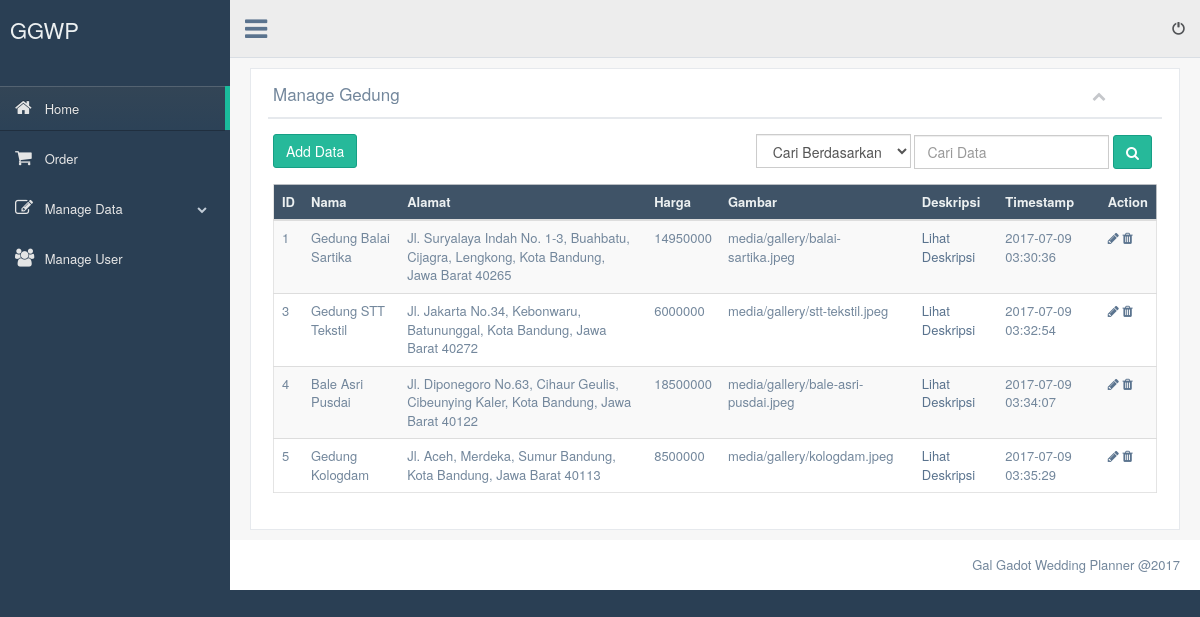
/admin/index.php?menu=gedung (signed in), run on an earlier commit of the app's database.
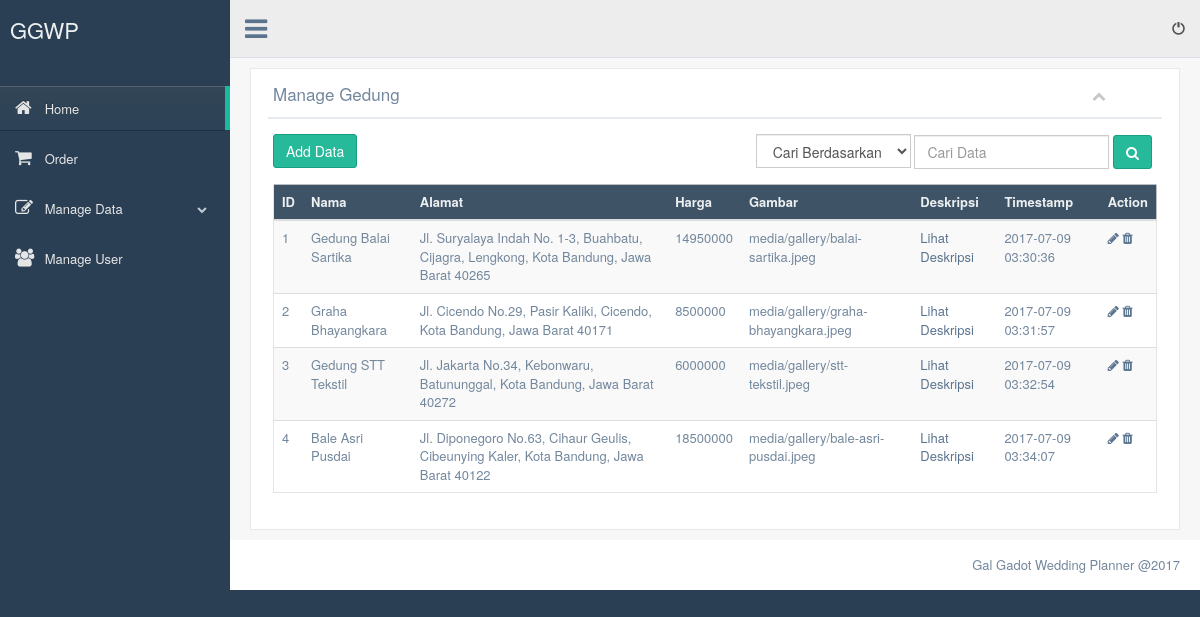
And on a later commit of the database.
### tables this page shows
CREATE TABLE `gedung` (
  `id` int(11) NOT NULL,
  `name` varchar(255) NOT NULL,
  `price` int(11) NOT NULL,
  `image` varchar(255) NOT NULL,
  `address` varchar(255) NOT NULL,
  `description` text NOT NULL,
  `create_date` timestamp NOT NULL DEFAULT CURRENT_TIMESTAMP ON UPDATE CURRENT_TIMESTAMP
);

### admin/gedung.php (the view, shortened to what this page needs)
<div class="row">
  <div class="col-md-12 col-sm-12 col-xs-12">
    <div class="x_panel">
      <div class="x_title">
        <h2>Manage Gedung</h2>
        <ul class="nav navbar-right panel_toolbox">
          <li><a class="collapse-link"><i class="fa fa-chevron-up"></i></a></li>
        </ul>
        <div class="clearfix"></div>
      </div>
      <div class="x_content">
        <div class="row">
          <div class="col-md-3 col-xs-12">
            <p><a href="#" class="btn btn-success" data-target="#ModalAdd" data-toggle="modal">Add Data</a></p>
          </div>
          <div class="col-md-9 col-xs-12">
            <form action="pencarian.php" name="modal_popup" enctype="multipart/form-data" method="POST">
              <ul class="searchtool">
              <li>
                <select name="searchby" class="form-control">
                  <option value="-">Cari Berdasarkan</option>
                </select>
              </li>
              <li>
                <input type="text" name="search"  class="form-control" placeholder="Cari Data" required/>
              </li>
              <li>
                <button class="btn btn-success" type="submit">
                    <i class="fa fa-search" aria-hidden="true"></i>
                </button>
              </li>
              </ul>
            </form>
          </div>
        </div>
        <div class="table-responsive">
          <table class="table table-striped jambo_table bulk_action">
            <thead>
              <tr class="headings">
                <th class="column-title">ID</th>
                <th class="column-title">Nama</th>
                <th class="column-title">Alamat</th>
                <th class="column-title">Harga</th>
                <th class="column-title">Gambar</th>
                <th class="column-title">Deskripsi</th>
                <th class="column-title">Timestamp</th>
                <th class="column-title no-link last"><span class="nobr">Action</span></th>
              </tr>
            </thead>
            <tbody>
              <?php
                include "koneksi.php";
                $tbname="gedung";
                $modal=mysqli_query($connection, "SELECT * FROM $tbname");
                while($r=mysqli_fetch_array($modal)){
              ?>
                <tr class="even pointer">
                    <td><?php echo $r['id']; ?></td>
                    <td><?php echo $r['name']; ?></td>
                    <td><?php echo $r['address']; ?></td>
                    <td><?php echo $r['price']; ?></td>
                    <td><?php echo $r['image']; ?></td>
                    <td><a href="#" data-target="#ModalDesc<?php echo $r['id']; ?>" data-toggle="modal">Lihat Deskripsi</a></td>
                    <td><?php echo $r['create_date']; ?></td>
                    <td>
                       <a href="#" class='open_modal' id='<?php echo $r['id']; ?>' tbname="<?php echo $tbname; ?>"><i class="fa fa-pencil"></i></a>
                       <a href="#" onclick="confirm_modal('delete_data.php?id=<?php echo $r['id']; ?>&amp;tbname=<?php echo $tbname; ?>');"><i class="fa fa-trash"></i></a>
                    </td>
                </tr>
              <?php } ?>
        </tbody>
        </table>
        </div>
      </div>
    </div>
  </div>
</div>

What changed in the data, as far as the page shows it:
removed gedung: id "5", name "Gedung Kologdam", address "Jl. Aceh, Merdeka, Sumur Bandung, Kota Bandung, Jawa Barat 40113", price "8500000", image "media/gallery/kologdam.jpeg", create_date "2017-07-09 03:35:29"
added gedung: id "2", name "Graha Bhayangkara", address "Jl. Cicendo No.29, Pasir Kaliki, Cicendo, Kota Bandung, Jawa Barat 40171", price "8500000", image "media/gallery/graha-bhayangkara.jpeg", create_date "2017-07-09 03:31:57"
